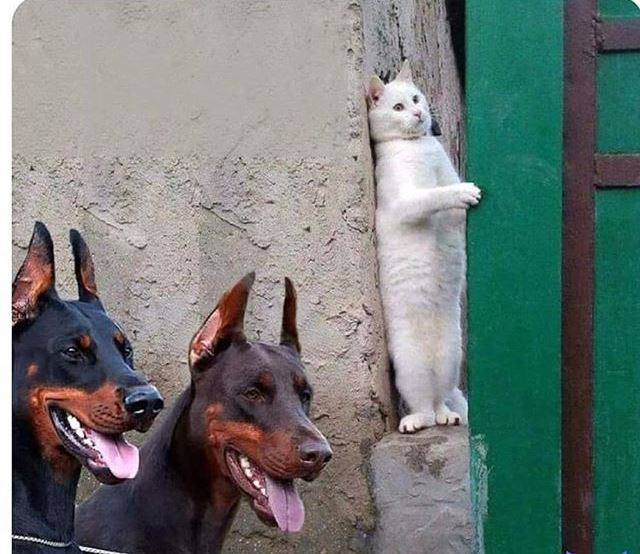
#> input picture MASI/TP_Correlation_Convolution/image_chat.jpg, 640 x 554 px
$ jupyter execute --allow-errors TP_Correlation_Convolution.ipynb   (shell and % lines are left out)
#> lines starting #> are read from the running program, lines starting #| are printed output that depends on the picture
# VERSION ETUDIANTS
# TP MASI Corrélation et Convolution : du signal à l'image

Le but de ce TP est de manipuler un peu les notions théoriques liées à la corrélation et à la convolution que nous avons vues en cours, pour un signal 1D pour commencer, et ensuite pour une image 2D. Attention, ici on va travailler sur la convolution et la corrélation non pas sous la forme analogique, mais sous en numérique.

[cell 1]
### Les imports ###

import numpy as np
import scipy as sp
from scipy import signal
import skimage as sk
import skimage.io
import matplotlib.pyplot as plt
# Matplotlib in inline mode

# Partie 1 : avec des fonctions toutes faites

Ci-dessous, vous trouverez deux signaux : x et y

[cell 2]
####################### defining time vector  #######################
tmax = 15 # max time (in sec)
tmin = 0 # min time (does not mean anything but has to be defined)
fe = 250 # sampling frequency (in Hz)
Te = 1/fe # sampling period (fe points per second)
t = np.arange(tmin,tmax,Te)
#####################################################################

# Let's define two signals
x = sp.signal.chirp(t, 0.25, t.max(), 2)
y = np.exp(-t)


plt.figure(figsize=(15,5))
plt.subplot(121)
plt.plot(t,x,label=r'$x(t)$')
plt.xlim(t.min(),t.max())
plt.ylim(ymax=1.25)
plt.legend(loc='upper right')
plt.subplot(122)
plt.plot(t,y,label=r'$y(t)$')
plt.xlim(t.min(),t.max())
plt.ylim(ymax=1.25)
plt.legend(loc='upper right')
plt.legend(loc='upper right')
plt.show()
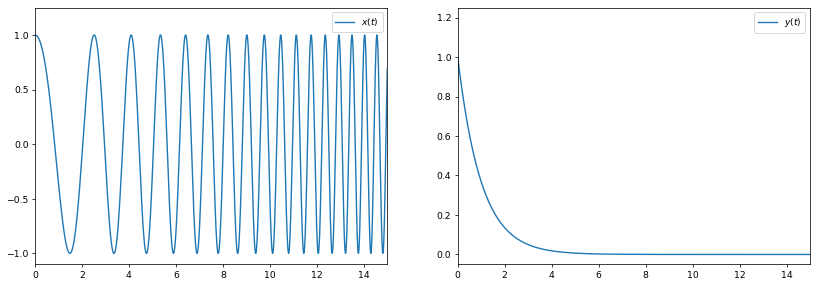
#> figure drawn by matplotlib, 2 panels; panel 1: curve peaks at x = 0, y = 1; panel 2: curve peaks at x = 0, y = 1

## A vous de jouer !

<font color="blue"> Quelle est la relation entre corrélation et convolution ?</font>

Jouez avec les fonctions toutes faites sp.signal.correlate et sp.signal.convolve, appliquées aux signaux x et y définis juste au dessus

#### La corrélation déjà...

#> (a cell that did not finish here is left out)

#### ...puis la convolution...

#> (a cell that did not finish here is left out)

#### ...et enfin : retrouvez la relation entre corrélation et convolution !

Indice : vous pouvez regarder la documentation de [`np.flip`](https://numpy.org/doc/stable/reference/generated/numpy.flip.html) ou l'effet de `a[::-1]` pour un array `a` donné

[cell 5]
#... A compléter...

# Partie 2 : Application de la corrélation pour trouver l'origine d'un séisme.
L'idée est ici de voir comment utiliser la corrélation afin de déterminer l'origine d'un séisme.

### Un peu de contexte...
Vous êtes des chercheurs du CNRS spécialisés en tremblement de terre. Un tremblement de terre vient de se produire quelque part dans le monde, et vous voulez savoir où. Vous vous connectez donc à vos 3 sondes éparpillées sur la Terre entière afin de récupérer les données des sismographes, et à l'aide de triangulation, déterminer l'origine du séisme en question.

Attention, vos sondes ne sont pas toutes de qualité égale, vous recevez des signaux bruts, pensez à regarder les notices de vos sondes pour pouvoir calculer l'heure de réception des ondes !

**Sonde 1** : Paris. C'est la sonde la plus performante et précise. Elle enregistre une valeur toutes les 0.5 secondes. De plus, elle est dans un endroit protégé et très peu soumise aux interférences extérieures.

**Sonde 2** : Sao Paulo. Cette sonde est moins performante. Elle enregistre une valeur par seconde. Elle n'est pas très bien isolée, Bernardo, le technicien en charge de sa maintenance, avait malheureusement sa fille de 3 ans qui faisait de la corde à sauter avec lui au moment du tremblement de terre...

**Sonde 3** : Sidney. C'est la pire des sondes. Elle enregistre une valeur toutes les 2 secondes, et en plus le métro passe juste en dessous, provoquant beaucoup de tremblements parasites.

### Bases de sismologie

On va considérer 2 types d'ondes : les ondes P (horizontales, les plus rapides) et les ondes S (qui arrivent en 2e).

Pour une station, on peut écrire :

*Temps d’arrivée de l’onde P* : $t_P = t_0 + (d/v_P)$

*Temps d’arrivée de l’onde S* : $t_S = t_0 + (d/v_S)$

où $d$ est la distance à l'épicentre, $t_0$ le moment du séisme, $v_P$ la vitesse des ondes $P$ et $v_S$ la vitesse des ondes $S$.

Problème : on ne connaît pas $t_0$ car on a uniquement les relevés de nos 3 sondes ! 0n va alors isoler la distance $d$ en faisant la différence entre les deux relations précédentes : $t_S - t_P = d × ( 1/v_S -1/v_P)$.

On admettra que $(1/v_S-1/v_P) = 1/8$s/km.

Au final, on obtient pour une station l'estimation de la distance à l'épicentre suivante :

**$d = 8 × (t_S - t_P)$**

$d$ est en km, $t_S - t_P$ en secondes.

On a donc uniquement besoin de connaître le temps qui s'est écoulé entre l'arrivée des deux types d'ondes ! Cela nous donne la distance entre l'épicentre et la sonde : l'épicentre se situe sur un cercle de rayon $d$ centré sur la sonde. En faisant ce calcul pour 3 sondes, on obtient un unique point au croisement de ces 3 cercles : l'origine de notre séisme !

On considèrera que la distance $d$ est environ égale à la distance à vol d'oiseau entre la sonde et l'épicentre. Il y a 6 candidats pour l'épicentre :

| Candidat | Distance Sonde 1 | Distance Sonde 2 | Distance Sonde 3 |
|----------|------------------|------------------|------------------|
| New York | 5800 km          | 7700 km          | 16000 km
| Tokyo    | 9700 km          | 18500 km         | 7800 km
| Moscou   | 2500 km          | 11800 km         | 14000 km
| Impfondo         | 5800 km          | 7700 km          |  14000 km
| Ninghua    | 9700 km          | 18500 km          | 7600 km
| Quelque part au large du Groenland         | 2500 km          | 11800 km          | 16000 km

Dans le dossier "signaux", vous avez les signaux enregistrés par les 3 sondes.

### <font color="red"> * * * * * * * * * * * * * * * * * * * * * * * Attention : ne pas toucher aux cellules suivantes * * * * * * * * * * * * * * * * * * * * * * </font>

Il s'agit de la définition des templates des ondes P et S qui vous serviront pour la suite.
P1 et S1 correspondent aux signaux P et S avec la résolution de la sonde 1, P2 et S2 pour la sonde 2 et P3 et S3 pour la sonde 3.

[cell 6]
# Template des signaux P1, P2 et P3
tmax = 15 # max time (in sec)
tmin = 0 # min time (does not mean anything but has to be defined)
fe = 250 # sampling frequency (in Hz)
Te = 1/fe # sampling period (fe points per second)
t = np.arange(tmin,tmax,Te)
A_ref = 1
t0 = 1.2
f0 = 1
P1 = A_ref*np.exp(-t/t0)*np.sin(2*np.pi*f0*t)
fe2 = 250/2 # sampling frequency (in Hz)
Te2 = 1/fe2 # sampling period (fe points per second)
t2 = np.arange(tmin,tmax,Te2)
P2 = A_ref*np.exp(-t2/t0)*np.sin(2*np.pi*f0*t2)
fe3 = 250/4 # sampling frequency (in Hz)
Te3 = 1/fe3 # sampling period (fe points per second)
t3 = np.arange(tmin,tmax,Te3)
P3 = A_ref*np.exp(-t3/t0)*np.sin(2*np.pi*f0*t3)
# ----------------------------------
# -------- plot that stuff ---------
# ----------------------------------
plt.figure(figsize=(15,6))
plt.subplot(131)
plt.plot(t,P1)
plt.xlim((t.min(),t.max()))
plt.xlabel('Time (in seconds)')
plt.title('P1')
plt.subplot(132)
plt.plot(t2, P2)
plt.xlim((t.min(),t.max()))
plt.xlabel('Time (in seconds)')
plt.title('P2')
plt.subplot(133)
plt.plot(t3, P3)
plt.xlim((t.min(),t.max()))
plt.xlabel('Time (in seconds)')
plt.title('P3')
plt.show()
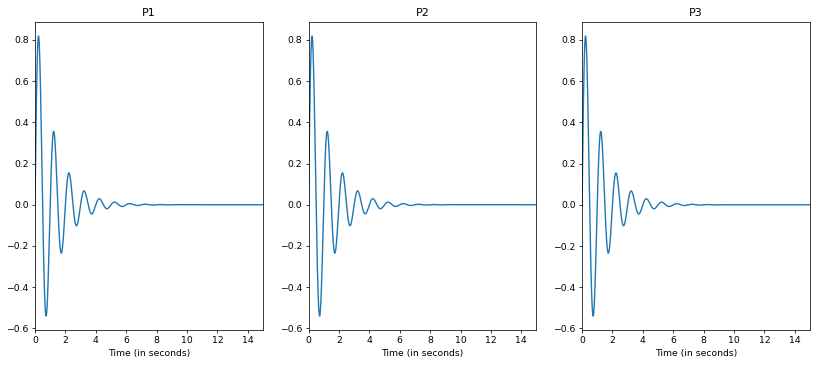
#> figure drawn by matplotlib, 3 panels; panel 1: curve peaks at x = 0.228, y = 0.819; panel 2: curve peaks at x = 0.232, y = 0.819; panel 3: curve peaks at x = 0.224, y = 0.819

[cell 7]
# Template des signaux S1, S2 et S3
tmax = 15 # max time (in sec)
tmin = 0 # min time (does not mean anything but has to be defined)
fe = 250 # sampling frequency (in Hz)
Te = 1/fe # sampling period (fe points per second)
t = np.arange(tmin,tmax,Te)
A_ref = 1
t0 = 1
f0 = 1
S1 = A_ref*np.exp(-0.5*t/t0)*np.sin(5*np.pi*f0*t)
fe2 = 250/2 # sampling frequency (in Hz)
Te2 = 1/fe2 # sampling period (fe points per second)
t2 = np.arange(tmin,tmax,Te2)
S2 = A_ref*np.exp(-0.5*t2/t0)*np.sin(5*np.pi*f0*t2)
fe3 = 250/4 # sampling frequency (in Hz)
Te3 = 1/fe3 # sampling period (fe points per second)
t3 = np.arange(tmin,tmax,Te3)
S3 = A_ref*np.exp(-0.5*t3/t0)*np.sin(5*np.pi*f0*t3)
# ----------------------------------
# -------- plot that stuff ---------
# ----------------------------------
plt.figure(figsize=(15,6))
plt.subplot(131)
plt.plot(t,S1)
plt.xlim((t.min(),t.max()))
plt.xlabel('Time (in seconds)')
plt.title('S1')
plt.subplot(132)
plt.plot(t2,S2)
plt.xlim((t.min(),t.max()))
plt.xlabel('Time (in seconds)')
plt.title('S2')
plt.subplot(133)
plt.plot(t3,S3)
plt.xlim((t.min(),t.max()))
plt.xlabel('Time (in seconds)')
plt.title('S3')
plt.show()
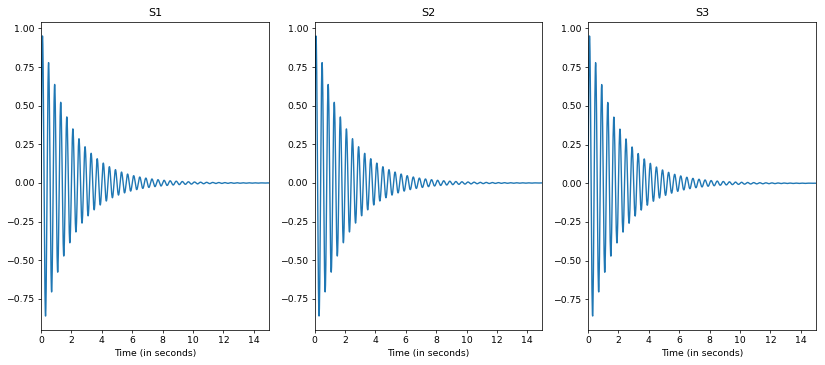
#> figure drawn by matplotlib, 3 panels; panel 1: curve peaks at x = 0.096, y = 0.951; panel 2: curve peaks at x = 0.096, y = 0.951; panel 3: curve peaks at x = 0.096, y = 0.951

### <font color="red"> * * * * * * * * * * * * * * * * * * * * * * * * * * * * * * * * * * * * * * * * * * * * * * * * * * * * * * * * * * * * * * * * * * * * * * * * * * * * * * </font>

### A vous de jouer !

<font color="blue">
Calculez $d_1$, $d_2$ et $d_3$ à partir des signaux contenus dans le dossier "signaux". Retrouvez l'origine du séisme parmi les 6 candidats. </font>

Faites très attention à la résolution des signaux : avec la corrélation, récupérez vos résultats en terme de nombre de points entre les deux signaux (servez-vous de [`np.argmax`](https://numpy.org/doc/stable/reference/generated/numpy.argmax.html) ), puis convertissez en secondes en fonction de la précision de la sonde. Pour Sao Paulo, 1 point = 1 seconde, facile ! Ce n'est pas le cas pour les deux autres sondes...

#> (a cell that did not finish here is left out)

#> (a cell that did not finish here is left out)

#> (a cell that did not finish here is left out)

[cell 11]
# Calcul de ts-tp en nombre de points
#... A compléter

[cell 12]
# Attention, on a un décalage en points. Or d'apres la notice de la sonde, 1 seconde = combien de points ?
# modifiez la valeur de ts-tp pour l'avoir en secondes...
#... A compléter
# Ce qui nous donne pour d :
#... A compléter

##### Appliquons la même procédure pour la sonde 2 :

#> (a cell that did not finish here is left out)

#> (a cell that did not finish here is left out)

#> (a cell that did not finish here is left out)

[cell 16]
# Calcul de ts-tp en nombre de points
#... A compléter

[cell 17]
# Attention, on a un décalage en points. Or d'apres la notice de la sonde, 1 seconde = combien de points ?
# modifiez la valeur de ts-tp pour l'avoir en secondes...
#... A compléter
# Ce qui nous donne pour d :
#... A compléter

##### Et enfin la sonde 3

#> (a cell that did not finish here is left out)

#> (a cell that did not finish here is left out)

#> (a cell that did not finish here is left out)

[cell 21]
# Calcul de ts-tp en nombre de points
#... A compléter

[cell 22]
# Attention, on a un décalage en points. Or d'apres la notice de la sonde, 1 seconde = combien de points ?
# modifiez la valeur de ts-tp pour l'avoir en secondes...
#... A compléter
# Ce qui nous donne pour d :
#... A compléter

##### Quel candidat correspond aux 3 distances ?

Réponse :

# Partie 3 : passons à l'image maintenant !

Jusqu'à présent, on a joué avec des signaux. C'est bien joli tout ça, mais ce qui nous intéresse maintenant c'est de s'amuser avec... des images !

On va prendre une image (au hasard, évidemment), par exemple celle-ci :<br>

La convolution en 2D présente quelques subtilités avec la version 1D. En particulier, en 1D, on ne s'est pas forcément intéressés à la problématique des bords.

Ci-dessous un exemple illustré sur une "image" (signal en 2D).

Dans cette illustration, nous avons "l'image" en bleu (notre signal f), le noyau de convolution (aussi appelé filtre) en orange (notre signal g), le résultat final en vert. Chaque carré de ces "images" est un "pixel".

Dans cet exemple, le résultat a la même taille que l'image initiale. Chaque valeur du résultat correspond à la convolution entre l'image initiale et le noyau de convolution. Qu'est ce que ça veut dire ? La "nouvelle valeur" d'un pixel correspond à la somme de la multiplication terme à terme de deux matrices : celle du noyau et une sous-matrice de la même taille que le noyau, centrée sur le pixel étudié.

Prenons le pixel central de l'exemple ci-dessus : le pixel "70". En centrant le noyau dessus, on va avoir :

<font color="blue"> 121</font>x<font color="orange">0</font>+<font color="blue">54</font>x<font color="orange">(-1)</font>+<font color="blue"> 84</font>x<font color="orange">0</font>+<font color="blue"> 99</font>x<font color="orange">(-1)</font>+<font color="blue">70</font>x<font color="orange">5</font>+<font color="blue"> 129</font>x<font color="orange">(-1)</font>+<font color="blue"> 57</font>x<font color="orange">0</font>+<font color="blue">115</font>x<font color="orange">(-1)</font>+<font color="blue"> 69</font>x<font color="orange">0</font> = <font color="green">-47</font>

Que se passe-t-il aux bords ?
La bordure blanche autour de l'image bleue représente le "padding". Il s'agit d'un ajout que l'on fait aux bordures pour que le noyau ne sorte pas de l'image. En effet, le noyau centré sur un pixel du bord va déborder et retourner une erreur. Pour éviter cela, on rajoute artificiellement autant de lignes et de colonnes que de débordement : c'est le "padding". Ici, ce "padding" est fait avec des 0, mais il peut également être fait avec la valeur moyenne de l'image, avec une duplication miroir des lignes et des colonnes etc. Si l'on reprend le calcul à la main sur le premier pixel de l'image, le "60", on a donc :

<font color="blue"> 0</font>x<font color="orange">0</font>+<font color="blue">0</font>x<font color="orange">(-1)</font>+<font color="blue"> 0</font>x<font color="orange">0</font>+<font color="blue"> 0</font>x<font color="orange">(-1)</font>+<font color="blue">60</font>x<font color="orange">5</font>+<font color="blue"> 113</font>x<font color="orange">(-1)</font>+<font color="blue"> 0</font>x<font color="orange">0</font>+<font color="blue">73</font>x<font color="orange">(-1)</font>+<font color="blue"> 121</font>x<font color="orange">0</font> = <font color="green">114</font>

<font color="blue"> **Exercice :** Recodez vous même la fonction de convolution entre l'image du chat et un noyau de taille $n\times n$.</font>

#### Etape 1 : convolution avec le noyau ci-dessus !
2 parties : sur la matrice bleue (ça vous permet de vérifier votre fonction), puis sur le chat !

Dans cette partie, on vous demande de recoder la fonction de convolution et de l'appliquer sur l'image-exemple bleue du dessus (vérifiez que les valeurs finales que vous obtenez correspondent bien aux valeurs de l'image verte !), puis sur l'image du chat.

[cell 23]
################### NE PAS TOUCHER ##################
# Cette cellule correspond à l'image bleue et au noyau orange
image = np.array([[60,113,56,139,85],
                  [73,121,54,84,128],
                  [131,99,70,129,127],
                  [80,57,115,69,134],
                  [104,126,123,95,130]])
noyau = np.zeros((3,3))
noyau[1,:]=-1
noyau[:,1]=-1
noyau[1,1]=5
######################################################

#> (a cell that did not finish here is left out)

##### Image du chat
On va maintenant appliquer cette fonction de convolution à l'image "image_chat.jpg". Une image couleur, c'est en fait 3 grilles de pixels : une pour le canal rouge, une pour le canal vert et une pour le canal bleu (les fameuses images "RGB"). Les valeurs d'un pixel dans chaque canal permettent de générer la couleur voulue à partir du rouge/vert/bleu qui sont l'équivalent des couleurs primaires en peinture. Observez les différences entre les canaux (en particulier le mur au fond à droite).

[cell 25]
image_cat = sk.io.imread('image_chat.jpg')
#> image_cat is the input picture: shape (554, 640, 3); mean R, G, B 112.1, 122.1, 118.8
plt.figure(figsize=(15,10))
plt.subplot(231)
plt.imshow(image_cat[:,:,0], cmap ='gray')
plt.title('Rouge')
plt.subplot(232)
plt.imshow(image_cat[:,:,1], cmap ='gray')
plt.title('Vert')
plt.subplot(233)
plt.imshow(image_cat[:,:,2], cmap ='gray')
plt.title('Bleu')
plt.subplot(235)
plt.imshow(image_cat)
plt.title('Couleur')
plt.show()
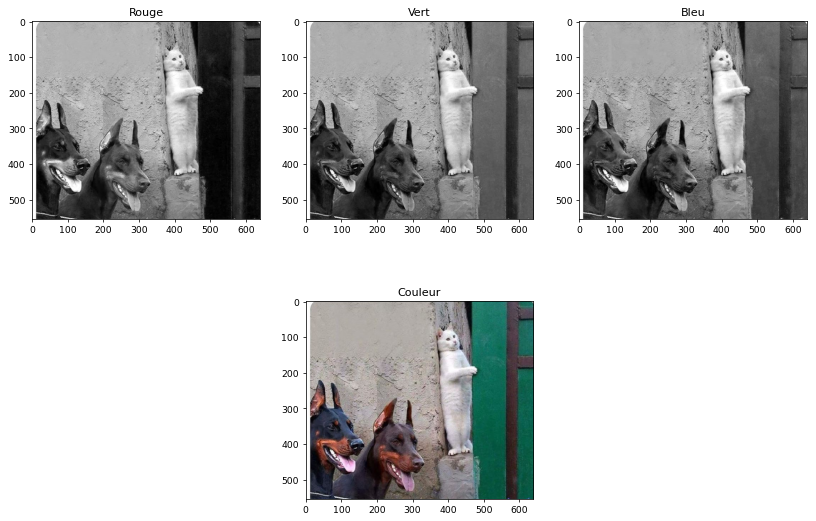
#> figure drawn by matplotlib, 4 panels
